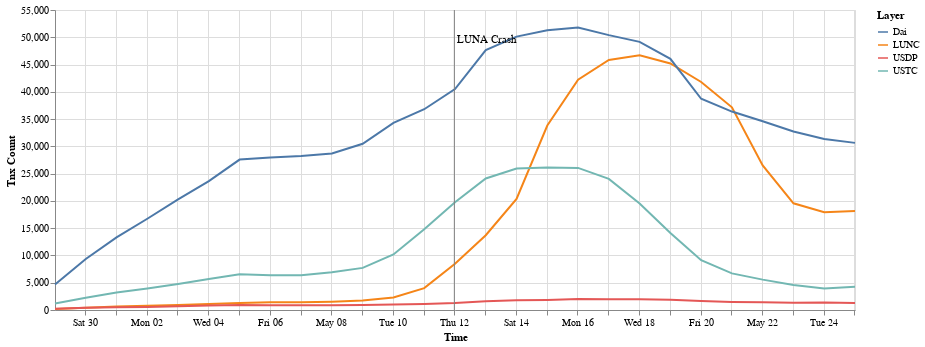

The notebook cell this image was saved under:
### Code cell
result = pd.DataFrame()
all_layers = g.get_unique_layers()
avoid_layers = ['USD', 'USDT']
layers = set(all_layers) - set(avoid_layers)

rolling = g.rolling(step='1 day', window='1 week')
for l in layers:
    result[l] = [w.layer(l).num_edges() for w in rolling]

result['Time'] = [w.end_date_time() for w in rolling]

source = pd.melt(result, id_vars=['Time'], value_vars=layers, var_name='Layer', value_name='Tnx Count')
selection = alt.selection_multi(fields=['Layer'], bind='legend')
chart = alt.Chart(source).mark_line().encode(
    x="Time:T",
    y=f"{'Tnx Count'}:Q",
    color="Layer",
    tooltip=['Layer', 'Tnx Count'],
    opacity=alt.condition(selection, alt.value(1.0), alt.value(0.2))
).properties(
    width=800,
).add_selection(
    selection
)

alt.layer(chart, event_chart)

### Figure 1 — Vega-Lite specification as saved in the notebook (floating-point values rounded to 4 significant figures)
{"config": {"view": {"continuousWidth": 400, "continuousHeight": 300}}, "layer": [{"data": {"name": "data-04962ef60097e973cc8370565172c1c1"}, "mark": "line", "encoding": {"color": {"field": "Layer", "type": "nominal"}, "opacity": {"condition": {"value": 1.0, "selection": "selector002"}, "value": 0.2}, "tooltip": [{"field": "Layer", "type": "nominal"}, {"field": "Tnx Count", "type": "quantitative"}], "x": {"field": "Time", "type": "temporal"}, "y": {"field": "Tnx Count", "type": "quantitative"}}, "selection": {"selector002": {"type": "multi", "fields": ["Layer"], "bind": "legend"}}, "width": 800}, {"layer": [{"mark": {"type": "rule", "color": "gray"}, "encoding": {"x": {"field": "Time", "type": "temporal"}}}, {"mark": {"type": "text", "align": "left", "color": "black", "dx": 3, "dy": -120}, "encoding": {"text": {"field": "event", "type": "nominal"}, "x": {"field": "Time", "type": "temporal"}}}], "data": {"name": "data-03a7e27a271f30803a3f9052d97f8a33"}}], "$schema": "https://vega.github.io/schema/vega-lite/v4.17.0.json", "datasets": {"data-04962ef60097e973cc8370565172c1c1": [{"Time": "2022-04-29T00:30:15", "Layer": "LUNC", "Tnx Count": 199}, {"Time": "2022-04-30T00:30:15", "Layer": "LUNC", "Tnx Count": 432}, {"Time": "2022-05-01T00:30:15", "Layer": "LUNC", "Tnx Count": 621}, {"Time": "2022-05-02T00:30:15", "Layer": "LUNC", "Tnx Count": 789}, {"Time": "2022-05-03T00:30:15", "Layer": "LUNC", "Tnx Count": 936}, {"Time": "2022-05-04T00:30:15", "Layer": "LUNC", "Tnx Count": 1101}, {"Time": "2022-05-05T00:30:15", "Layer": "LUNC", "Tnx Count": 1284}, {"Time": "2022-05-06T00:30:15", "Layer": "LUNC", "Tnx Count": 1418}, {"Time": "2022-05-07T00:30:15", "Layer": "LUNC", "Tnx Count": 1425}, {"Time": "2022-05-08T00:30:15", "Layer": "LUNC", "Tnx Count": 1519}, {"Time": "2022-05-09T00:30:15", "Layer": "LUNC", "Tnx Count": 1721}, {"Time": "2022-05-10T00:30:15", "Layer": "LUNC", "Tnx Count": 2277}, {"Time": "2022-05-11T00:30:15", "Layer": "LUNC", "Tnx Count": 4013}, {"Time": "2022-05-12T00:30:15", "Layer": "LUNC", "Tnx Count": 8496}, {"Time": "2022-05-13T00:30:15", "Layer": "LUNC", "Tnx Count": 13708}, {"Time": "2022-05-14T00:30:15", "Layer": "LUNC", "Tnx Count": 20370}, {"Time": "2022-05-15T00:30:15", "Layer": "LUNC", "Tnx Count": 33824}, {"Time": "2022-05-16T00:30:15", "Layer": "LUNC", "Tnx Count": 42222}, {"Time": "2022-05-17T00:30:15", "Layer": "LUNC", "Tnx Count": 45834}, {"Time": "2022-05-18T00:30:15", "Layer": "LUNC", "Tnx Count": 46683}, {"Time": "2022-05-19T00:30:15", "Layer": "LUNC", "Tnx Count": 45192}, {"Time": "2022-05-20T00:30:15", "Layer": "LUNC", "Tnx Count": 41798}, {"Time": "2022-05-21T00:30:15", "Layer": "LUNC", "Tnx Count": 37166}, {"Time": "2022-05-22T00:30:15", "Layer": "LUNC", "Tnx Count": 26492}, {"Time": "2022-05-23T00:30:15", "Layer": "LUNC", "Tnx Count": 19564}, {"Time": "2022-05-24T00:30:15", "Layer": "LUNC", "Tnx Count": 17920}, {"Time": "2022-05-25T00:30:15", "Layer": "LUNC", "Tnx Count": 18134}, {"Time": "2022-04-29T00:30:15", "Layer": "USDP", "Tnx Count": 236}, {"Time": "2022-04-30T00:30:15", "Layer": "USDP", "Tnx Count": 406}, {"Time": "2022-05-01T00:30:15", "Layer": "USDP", "Tnx Count": 485}, {"Time": "2022-05-02T00:30:15", "Layer": "USDP", "Tnx Count": 566}, {"Time": "2022-05-03T00:30:15", "Layer": "USDP", "Tnx Count": 694}, {"Time": "2022-05-04T00:30:15", "Layer": "USDP", "Tnx Count": 826}, {"Time": "2022-05-05T00:30:15", "Layer": "USDP", "Tnx Count": 933}, {"Time": "2022-05-06T00:30:15", "Layer": "USDP", "Tnx Count": 883}, {"Time": "2022-05-07T00:30:15", "Layer": "USDP", "Tnx Count": 868}, {"Time": "2022-05-08T00:30:15", "Layer": "USDP", "Tnx Count": 879}, {"Time": "2022-05-09T00:30:15", "Layer": "USDP", "Tnx Count": 911}, {"Time": "2022-05-10T00:30:15", "Layer": "USDP", "Tnx Count": 993}, {"Time": "2022-05-11T00:30:15", "Layer": "USDP", "Tnx Count": 1115}, {"Time": "2022-05-12T00:30:15", "Layer": "USDP", "Tnx Count": 1281}, {"Time": "2022-05-13T00:30:15", "Layer": "USDP", "Tnx Count": 1619}, {"Time": "2022-05-14T00:30:15", "Layer": "USDP", "Tnx Count": 1786}, {"Time": "2022-05-15T00:30:15", "Layer": "USDP", "Tnx Count": 1854}, {"Time": "2022-05-16T00:30:15", "Layer": "USDP", "Tnx Count": 1999}, {"Time": "2022-05-17T00:30:15", "Layer": "USDP", "Tnx Count": 1992}, {"Time": "2022-05-18T00:30:15", "Layer": "USDP", "Tnx Count": 1965}, {"Time": "2022-05-19T00:30:15", "Layer": "USDP", "Tnx Count": 1876}, {"Time": "2022-05-20T00:30:15", "Layer": "USDP", "Tnx Count": 1646}, {"Time": "2022-05-21T00:30:15", "Layer": "USDP", "Tnx Count": 1476}, {"Time": "2022-05-22T00:30:15", "Layer": "USDP", "Tnx Count": 1412}, {"Time": "2022-05-23T00:30:15", "Layer": "USDP", "Tnx Count": 1310}, {"Time": "2022-05-24T00:30:15", "Layer": "USDP", "Tnx Count": 1372}, {"Time": "2022-05-25T00:30:15", "Layer": "USDP", "Tnx Count": 1304}, {"Time": "2022-04-29T00:30:15", "Layer": "Dai", "Tnx Count": 4691}, {"Time": "2022-04-30T00:30:15", "Layer": "Dai", "Tnx Count": 9354}, {"Time": "2022-05-01T00:30:15", "Layer": "Dai", "Tnx Count": 13320}, {"Time": "2022-05-02T00:30:15", "Layer": "Dai", "Tnx Count": 16726}, {"Time": "2022-05-03T00:30:15", "Layer": "Dai", "Tnx Count": 20277}, {"Time": "2022-05-04T00:30:15", "Layer": "Dai", "Tnx Count": 23619}, {"Time": "2022-05-05T00:30:15", "Layer": "Dai", "Tnx Count": 27573}, {"Time": "2022-05-06T00:30:15", "Layer": "Dai", "Tnx Count": 27979}, {"Time": "2022-05-07T00:30:15", "Layer": "Dai", "Tnx Count": 28247}, {"Time": "2022-05-08T00:30:15", "Layer": "Dai", "Tnx Count": 28687}, {"Time": "2022-05-09T00:30:15", "Layer": "Dai", "Tnx Count": 30485}, {"Time": "2022-05-10T00:30:15", "Layer": "Dai", "Tnx Count": 34299}, {"Time": "2022-05-11T00:30:15", "Layer": "Dai", "Tnx Count": 36807}, {"Time": "2022-05-12T00:30:15", "Layer": "Dai", "Tnx Count": 40505}, {"Time": "2022-05-13T00:30:15", "Layer": "Dai", "Tnx Count": 47643}, {"Time": "2022-05-14T00:30:15", "Layer": "Dai", "Tnx Count": 50119}, {"Time": "2022-05-15T00:30:15", "Layer": "Dai", "Tnx Count": 51283}, {"Time": "2022-05-16T00:30:15", "Layer": "Dai", "Tnx Count": 51792}, {"Time": "2022-05-17T00:30:15", "Layer": "Dai", "Tnx Count": 50398}, {"Time": "2022-05-18T00:30:15", "Layer": "Dai", "Tnx Count": 49152}, {"Time": "2022-05-19T00:30:15", "Layer": "Dai", "Tnx Count": 46053}, {"Time": "2022-05-20T00:30:15", "Layer": "Dai", "Tnx Count": 38730}, {"Time": "2022-05-21T00:30:15", "Layer": "Dai", "Tnx Count": 36378}, {"Time": "2022-05-22T00:30:15", "Layer": "Dai", "Tnx Count": 34603}, {"Time": "2022-05-23T00:30:15", "Layer": "Dai", "Tnx Count": 32736}, {"Time": "2022-05-24T00:30:15", "Layer": "Dai", "Tnx Count": 31336}, {"Time": "2022-05-25T00:30:15", "Layer": "Dai", "Tnx Count": 30640}, {"Time": "2022-04-29T00:30:15", "Layer": "USTC", "Tnx Count": 1207}, {"Time": "2022-04-30T00:30:15", "Layer": "USTC", "Tnx Count": 2231}, {"Time": "2022-05-01T00:30:15", "Layer": "USTC", "Tnx Count": 3195}, {"Time": "2022-05-02T00:30:15", "Layer": "USTC", "Tnx Count": 3921}, {"Time": "2022-05-03T00:30:15", "Layer": "USTC", "Tnx Count": 4770}, {"Time": "2022-05-04T00:30:15", "Layer": "USTC", "Tnx Count": 5671}, {"Time": "2022-05-05T00:30:15", "Layer": "USTC", "Tnx Count": 6553}, {"Time": "2022-05-06T00:30:15", "Layer": "USTC", "Tnx Count": 6389}, {"Time": "2022-05-07T00:30:15", "Layer": "USTC", "Tnx Count": 6366}, {"Time": "2022-05-08T00:30:15", "Layer": "USTC", "Tnx Count": 6911}, {"Time": "2022-05-09T00:30:15", "Layer": "USTC", "Tnx Count": 7719}, {"Time": "2022-05-10T00:30:15", "Layer": "USTC", "Tnx Count": 10193}, {"Time": "2022-05-11T00:30:15", "Layer": "USTC", "Tnx Count": 14799}, {"Time": "2022-05-12T00:30:15", "Layer": "USTC", "Tnx Count": 19772}, {"Time": "2022-05-13T00:30:15", "Layer": "USTC", "Tnx Count": 24111}, {"Time": "2022-05-14T00:30:15", "Layer": "USTC", "Tnx Count": 25941}, {"Time": "2022-05-15T00:30:15", "Layer": "USTC", "Tnx Count": 26144}, {"Time": "2022-05-16T00:30:15", "Layer": "USTC", "Tnx Count": 26053}, {"Time": "2022-05-17T00:30:15", "Layer": "USTC", "Tnx Count": 24041}, {"Time": "2022-05-18T00:30:15", "Layer": "USTC", "Tnx Count": 19525}, {"Time": "2022-05-19T00:30:15", "Layer": "USTC", "Tnx Count": 14112}, {"Time": "2022-05-20T00:30:15", "Layer": "USTC", "Tnx Count": 9133}, {"Time": "2022-05-21T00:30:15", "Layer": "USTC", "Tnx Count": 6717}, {"Time": "2022-05-22T00:30:15", "Layer": "USTC", "Tnx Count": 5566}, {"Time": "2022-05-23T00:30:15", "Layer": "USTC", "Tnx Count": 4567}, {"Time": "2022-05-24T00:30:15", "Layer": "USTC", "Tnx Count": 3940}, {"Time": "2022-05-25T00:30:15", "Layer": "USTC", "Tnx Count": 4279}], "data-03a7e27a271f30803a3f9052d97f8a33": [{"Time": "2022-05-12", "event": "LUNA Crash"}]}}
